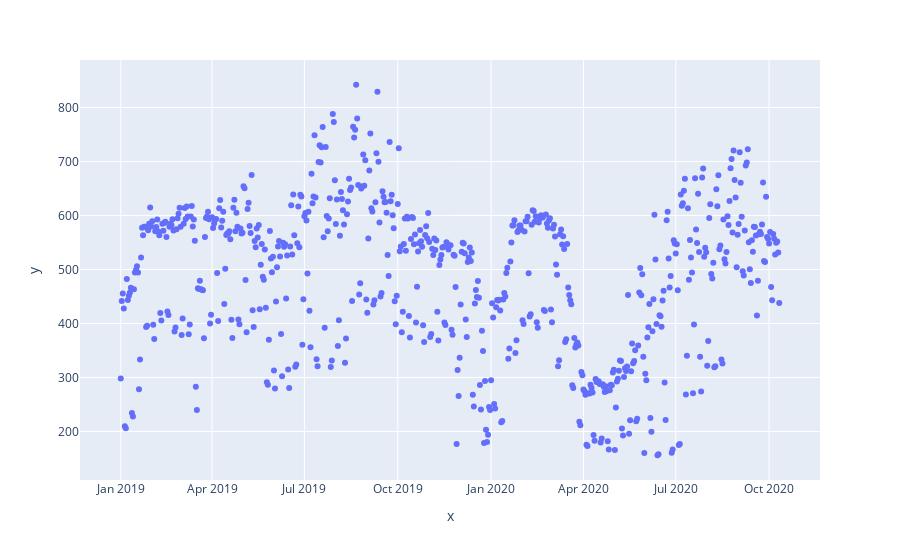

The notebook cell this image was saved under:
### Code cell
px.scatter(x=unionData['Date'],y=unionData['VALUE'])

### Figure 1 — Plotly figure (JSON) as saved in the notebook; plotly's stock layout.template omitted (floating-point values rounded to 4 significant figures; data arrays with more than 128 entries replaced by an {"elided": "..."} marker saying what was removed)
{"data": [{"hovertemplate": "x=%{x}<br>y=%{y}<extra></extra>", "legendgroup": "", "marker": {"color": "#636efa", "symbol": "circle"}, "mode": "markers", "name": "", "orientation": "v", "showlegend": false, "type": "scatter", "x": {"elided": "650 str values"}, "xaxis": "x", "y": {"elided": "650 float values"}, "yaxis": "y"}], "layout": {"legend": {"tracegroupgap": 0}, "margin": {"t": 60}, "xaxis": {"anchor": "y", "domain": [0, 1], "title": {"text": "x"}}, "yaxis": {"anchor": "x", "domain": [0, 1], "title": {"text": "y"}}}}
